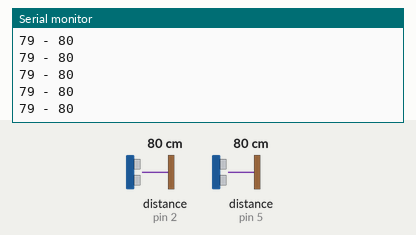
This sketch was run on a simulated Arduino Uno, built with avr-gcc and run on an emulated ATmega328P. Shown: the last lines printed to the serial monitor. Wiring (inferred from the names in the program): 2 × ultrasonic range finder: trigger pin 3, echo pin 2 / trigger pin 4, echo pin 5. The inputs (shaded band) are chosen by the test bench; at power-on: distance to the obstacle (sensors on pin 2, pin 5) 80 cm. The echo pulse lasts 58.3 µs per cm.

Above: at 1.2 s.
1.3 s: distance to the obstacle (sensor on pin 2) set to 60 cm
At 2.2 s:
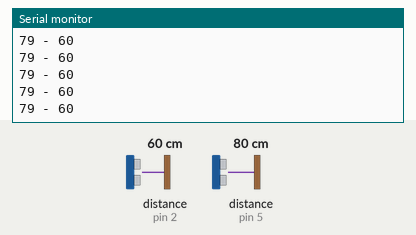
4.3 s: distance to the obstacle (sensor on pin 5) set to 2 cm
At 4.9 s:
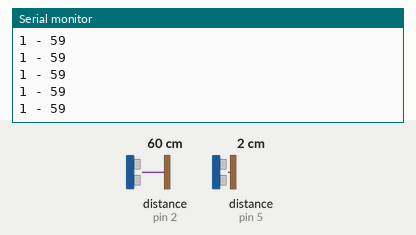
5.8 s: distance to the obstacle (sensor on pin 2) set to 2 cm
At 6.6 s:
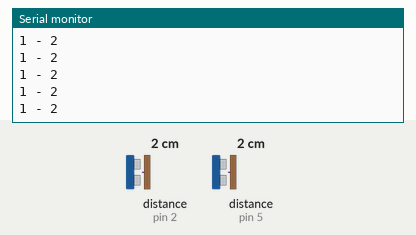
7.3 s: distance to the obstacle (sensor on pin 5) set to 18 cm
At 8.3 s:
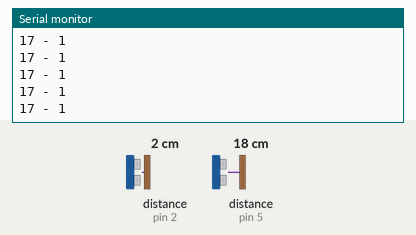
Timing chart, 0 to 10.3 s (numbered marks = the images above; inputs shaded):
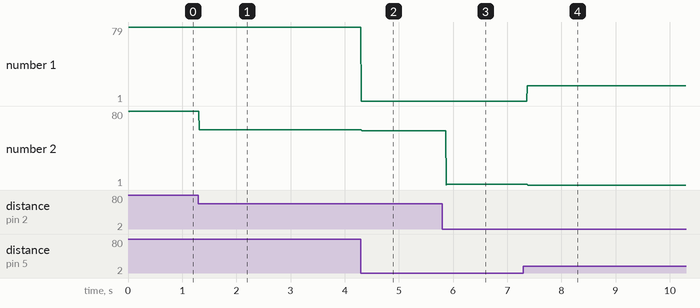

The sketch:

UltrasonicSensorCode.ino
```cpp
#define trigPin1 3
#define echoPin1 2
#define trigPin2 4
#define echoPin2 5

long duration, distance, BackSensor,FrontSensor;

void setup()
{
Serial.begin (9600);
pinMode(trigPin1, OUTPUT);
pinMode(echoPin1, INPUT);
pinMode(trigPin2, OUTPUT);
pinMode(echoPin2, INPUT);

}

void loop() {
SonarSensor(trigPin1, echoPin1);
BackSensor = distance;
SonarSensor(trigPin2, echoPin2);
FrontSensor = distance;

Serial.print(FrontSensor);
Serial.print(" - ");
Serial.println(BackSensor);
}

void SonarSensor(int trigPin,int echoPin)
{
digitalWrite(trigPin, LOW);
delayMicroseconds(2);
digitalWrite(trigPin, HIGH);
delayMicroseconds(10);
digitalWrite(trigPin, LOW);
duration = pulseIn(echoPin, HIGH);
distance = (duration/2) / 29.1;

}
```

Measured:
- after the input at 1.3 s, the serial monitor: prints a new line at once (image 1)
- after the input at 4.3 s, the serial monitor: prints a new line at once (image 2)
- after the input at 5.8 s, the serial monitor: prints a new line after 0.07 s (image 3)
- after the input at 7.3 s, the serial monitor: prints a new line after 0.07 s (image 4)
- plotted number 1: 79 → 1 after the input at 4.3 s, 1 → 17 after the input at 7.3 s
- plotted number 2: 80 → 60 after the input at 1.3 s, 60 → 59 after the input at 4.3 s, 59 → 2 after the input at 5.8 s
